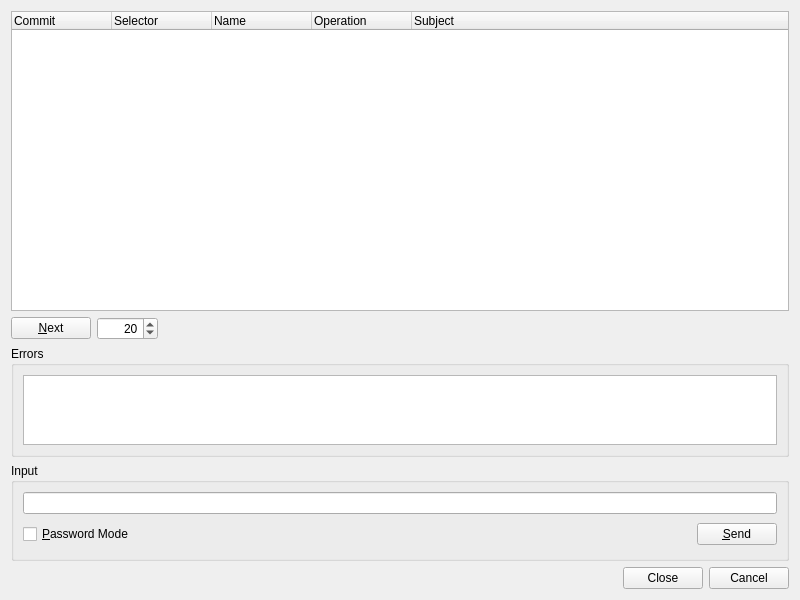
<?xml version="1.0" encoding="UTF-8"?>
<ui version="4.0">
 <class>GitReflogBrowserDialog</class>
 <widget class="QWidget" name="GitReflogBrowserDialog">
  <property name="geometry">
   <rect>
    <x>0</x>
    <y>0</y>
    <width>800</width>
    <height>600</height>
   </rect>
  </property>
  <property name="windowTitle">
   <string>Git Reflog</string>
  </property>
  <layout class="QVBoxLayout" name="verticalLayout">
   <item>
    <widget class="QTreeWidget" name="logTree">
     <property name="sizePolicy">
      <sizepolicy hsizetype="Expanding" vsizetype="Expanding">
       <horstretch>0</horstretch>
       <verstretch>7</verstretch>
      </sizepolicy>
     </property>
     <property name="alternatingRowColors">
      <bool>true</bool>
     </property>
     <property name="selectionMode">
      <enum>QAbstractItemView::ExtendedSelection</enum>
     </property>
     <property name="rootIsDecorated">
      <bool>false</bool>
     </property>
     <property name="itemsExpandable">
      <bool>false</bool>
     </property>
     <property name="allColumnsShowFocus">
      <bool>true</bool>
     </property>
     <column>
      <property name="text">
       <string>Commit</string>
      </property>
     </column>
     <column>
      <property name="text">
       <string>Selector</string>
      </property>
     </column>
     <column>
      <property name="text">
       <string>Name</string>
      </property>
     </column>
     <column>
      <property name="text">
       <string>Operation</string>
      </property>
     </column>
     <column>
      <property name="text">
       <string>Subject</string>
      </property>
     </column>
    </widget>
   </item>
   <item>
    <layout class="QHBoxLayout" name="horizontalLayout">
     <item>
      <widget class="QPushButton" name="nextButton">
       <property name="toolTip">
        <string>Press to get the next bunch of log entries</string>
       </property>
       <property name="text">
        <string>&amp;Next</string>
       </property>
      </widget>
     </item>
     <item>
      <widget class="QSpinBox" name="limitSpinBox">
       <property name="toolTip">
        <string>Enter the limit of entries to fetch</string>
       </property>
       <property name="alignment">
        <set>Qt::AlignRight|Qt::AlignTrailing|Qt::AlignVCenter</set>
       </property>
       <property name="minimum">
        <number>1</number>
       </property>
       <property name="maximum">
        <number>10000</number>
       </property>
       <property name="value">
        <number>20</number>
       </property>
      </widget>
     </item>
     <item>
      <spacer name="horizontalSpacer">
       <property name="orientation">
        <enum>Qt::Horizontal</enum>
       </property>
       <property name="sizeHint" stdset="0">
        <size>
         <width>40</width>
         <height>20</height>
        </size>
       </property>
      </spacer>
     </item>
    </layout>
   </item>
   <item>
    <widget class="QGroupBox" name="errorGroup">
     <property name="sizePolicy">
      <sizepolicy hsizetype="Preferred" vsizetype="Expanding">
       <horstretch>0</horstretch>
       <verstretch>1</verstretch>
      </sizepolicy>
     </property>
     <property name="title">
      <string>Errors</string>
     </property>
     <layout class="QVBoxLayout">
      <item>
       <widget class="QTextEdit" name="errors">
        <property name="whatsThis">
         <string>&lt;b&gt;Git log errors&lt;/b&gt;&lt;p&gt;This shows possible error messages of the git log command.&lt;/p&gt;</string>
        </property>
        <property name="readOnly">
         <bool>true</bool>
        </property>
        <property name="acceptRichText">
         <bool>false</bool>
        </property>
       </widget>
      </item>
     </layout>
    </widget>
   </item>
   <item>
    <widget class="QGroupBox" name="inputGroup">
     <property name="title">
      <string>Input</string>
     </property>
     <layout class="QGridLayout">
      <item row="1" column="1">
       <spacer>
        <property name="orientation">
         <enum>Qt::Horizontal</enum>
        </property>
        <property name="sizeType">
         <enum>QSizePolicy::Expanding</enum>
        </property>
        <property name="sizeHint" stdset="0">
         <size>
          <width>327</width>
          <height>29</height>
         </size>
        </property>
       </spacer>
      </item>
      <item row="1" column="2">
       <widget class="QPushButton" name="sendButton">
        <property name="toolTip">
         <string>Press to send the input to the git process</string>
        </property>
        <property name="text">
         <string>&amp;Send</string>
        </property>
        <property name="shortcut">
         <string>Alt+S</string>
        </property>
       </widget>
      </item>
      <item row="0" column="0" colspan="3">
       <widget class="QLineEdit" name="input">
        <property name="toolTip">
         <string>Enter data to be sent to the git process</string>
        </property>
       </widget>
      </item>
      <item row="1" column="0">
       <widget class="QCheckBox" name="passwordCheckBox">
        <property name="toolTip">
         <string>Select to switch the input field to password mode</string>
        </property>
        <property name="text">
         <string>&amp;Password Mode</string>
        </property>
        <property name="shortcut">
         <string>Alt+P</string>
        </property>
       </widget>
      </item>
     </layout>
    </widget>
   </item>
   <item>
    <widget class="QDialogButtonBox" name="buttonBox">
     <property name="orientation">
      <enum>Qt::Horizontal</enum>
     </property>
     <property name="standardButtons">
      <set>QDialogButtonBox::Cancel|QDialogButtonBox::Close</set>
     </property>
    </widget>
   </item>
  </layout>
 </widget>
 <tabstops>
  <tabstop>logTree</tabstop>
  <tabstop>nextButton</tabstop>
  <tabstop>limitSpinBox</tabstop>
  <tabstop>errors</tabstop>
  <tabstop>input</tabstop>
  <tabstop>passwordCheckBox</tabstop>
  <tabstop>sendButton</tabstop>
 </tabstops>
 <resources/>
 <connections/>
</ui>
